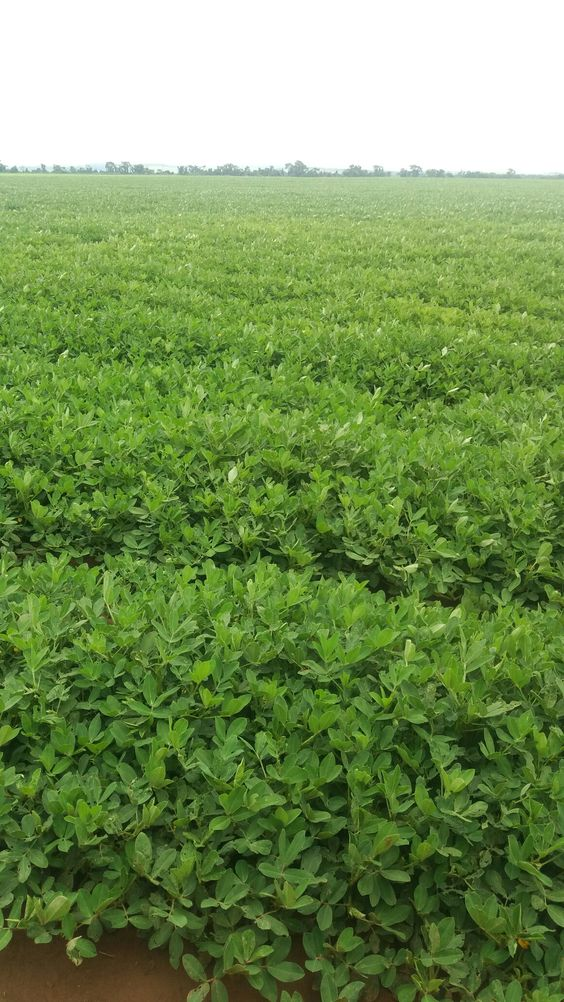
#> input picture Hachaton/Agrohunter/neg/1.png, 564 x 1002 px
$ python '01 - TransformaNegativas.py'
#> lines starting #> are read from the running program, lines starting #| are printed output that depends on the picture
import cv2
import os
from imutils import paths
import shutil

def listNegImagem():
    imagemPath = list(paths.list_images('imagens/culturaPlantio'))
    numero = 1
    if not os.path.exists('neg'):
        os.makedirs('neg')

    for i in imagemPath:
        i.replace(i, "neg/"+str(numero)+".png")
        shutil.copy(i, i.replace(i, "neg/"+str(numero)+".png"))
        img = cv2.imread("neg/" + str(numero) + ".png", cv2.IMREAD_GRAYSCALE)
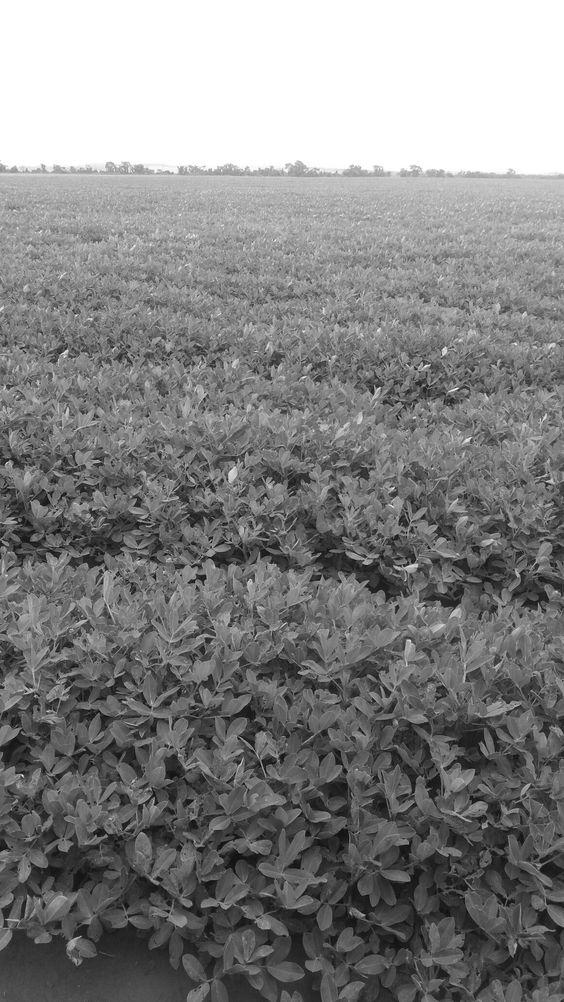
#> img: shape (1002, 564); min 3, max 255, mean 131.1
        resized_image = cv2.resize(img, (100, 100))
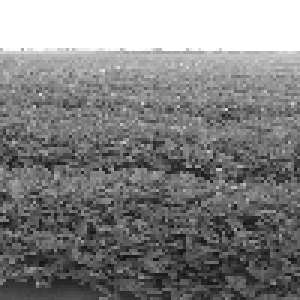
#> resized_image: shape (100, 100) (shown 3 times larger); min 18, max 255, mean 130.8
        cv2.imwrite("neg/" + str(numero) + ".png", resized_image)

        print(i.replace(i, "neg/"+str(numero)+".png"))

        numero += 1

listNegImagem()

$ run again, on Hachaton/Agrohunter/neg/1.png
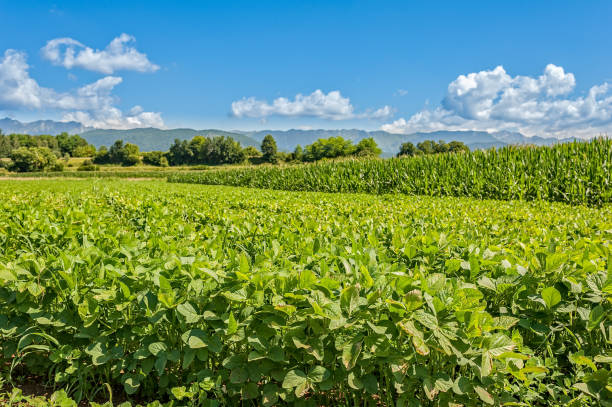
#> input picture Hachaton/Agrohunter/neg/1.png, 612 x 407 px
#> in listNegImagem, `img = cv2.imread("neg/" + str(numero) + ".png", cv2.IMREAD_GRAYSCALE)`:
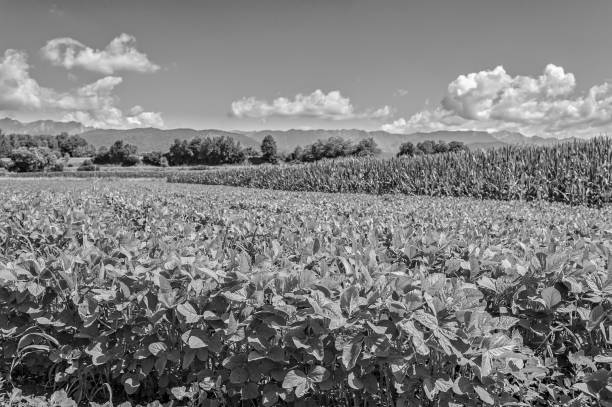
#> img: shape (407, 612); min 0, max 255, mean 125.7
#> in listNegImagem, `resized_image = cv2.resize(img, (100, 100))`:
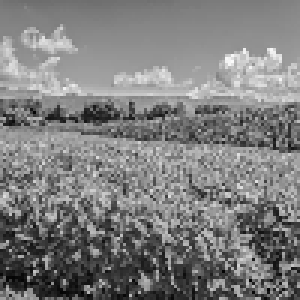
#> resized_image: shape (100, 100) (shown 3 times larger); min 1, max 251, mean 125.5

$ run again, on Hachaton/Agrohunter/neg/1.png
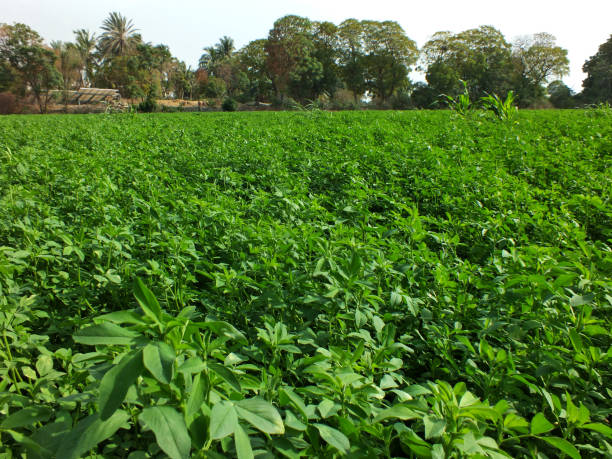
#> input picture Hachaton/Agrohunter/neg/1.png, 612 x 459 px
#> in listNegImagem, `img = cv2.imread("neg/" + str(numero) + ".png", cv2.IMREAD_GRAYSCALE)`:
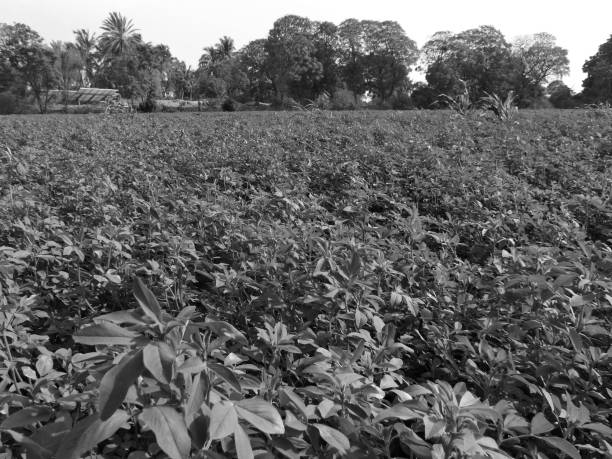
#> img: shape (459, 612); min 0, max 255, mean 101.4
#> in listNegImagem, `resized_image = cv2.resize(img, (100, 100))`:
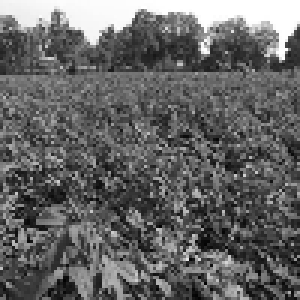
#> resized_image: shape (100, 100) (shown 3 times larger); min 2, max 255, mean 101

$ run again, on Hachaton/Agrohunter/neg/1.png
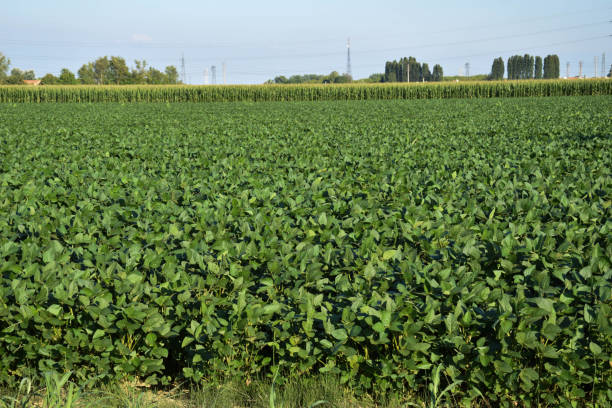
#> input picture Hachaton/Agrohunter/neg/1.png, 612 x 408 px
#> in listNegImagem, `img = cv2.imread("neg/" + str(numero) + ".png", cv2.IMREAD_GRAYSCALE)`:
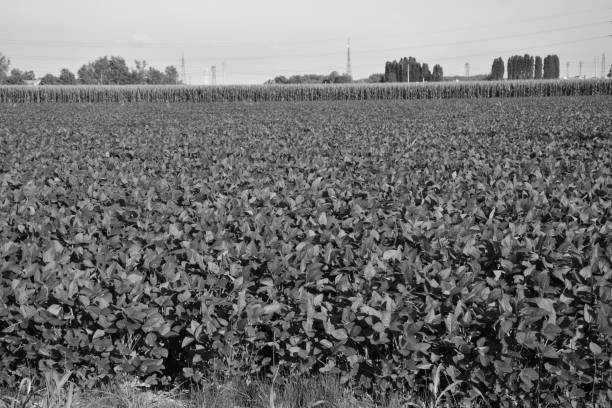
#> img: shape (408, 612); min 0, max 254, mean 114
#> in listNegImagem, `resized_image = cv2.resize(img, (100, 100))`:
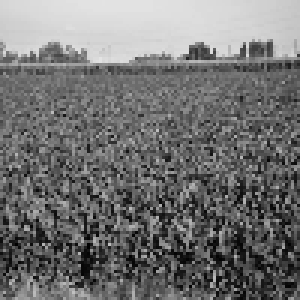
#> resized_image: shape (100, 100) (shown 3 times larger); min 1, max 227, mean 114
